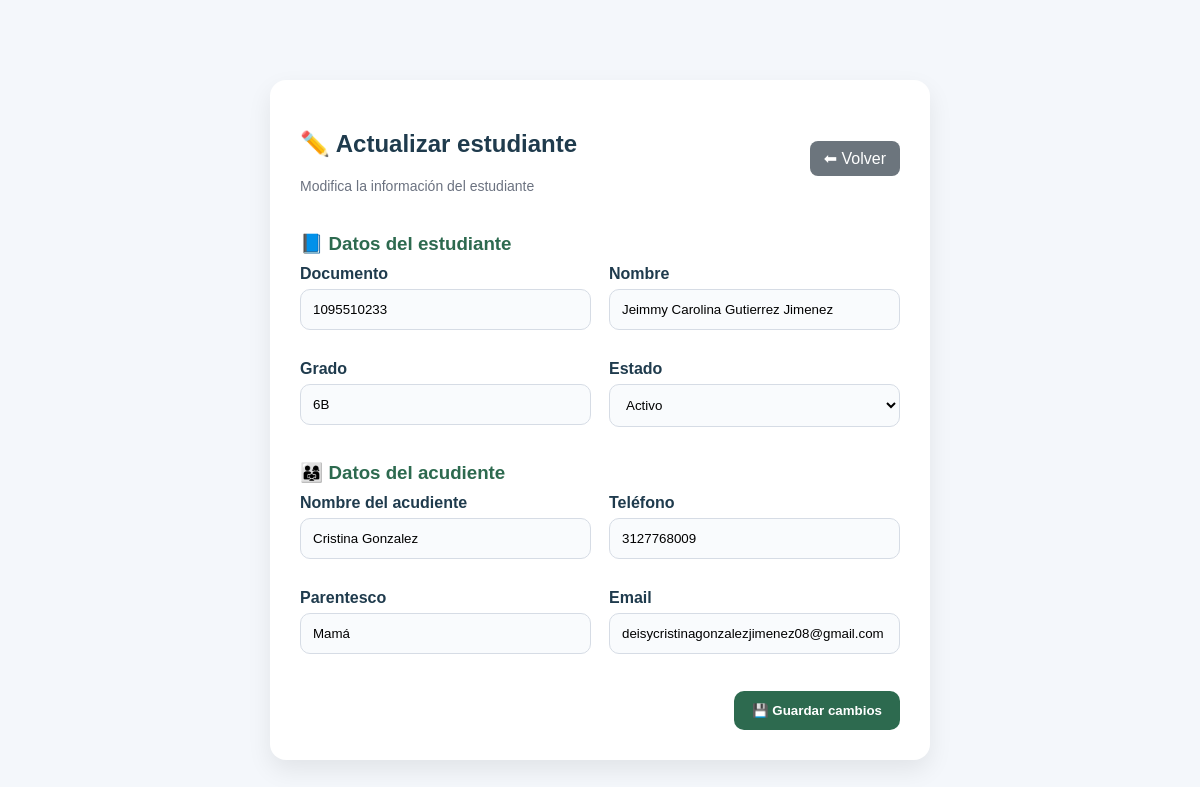
The app's page /coordinador/editar_estudiante/12 (signed in) with its own data.
### tables this page shows
CREATE TABLE estudiante (
    id_estudiante INTEGER PRIMARY KEY AUTOINCREMENT,
    documento TEXT,
    nombre TEXT,
    grado TEXT,
    estado TEXT,
    qr_hash TEXT UNIQUE,
    created_at DATETIME DEFAULT CURRENT_TIMESTAMP
);

CREATE TABLE acudiente (
    id_acudiente INTEGER PRIMARY KEY AUTOINCREMENT,
    nombre TEXT,
    telefono TEXT,
    parentesco TEXT,
    email TEXT,
    estado TEXT,
    created_at DATETIME DEFAULT CURRENT_TIMESTAMP
, id_estudiante INTEGER);

### web_app.py (the view, shortened to what this page needs)
@app.route("/coordinador/editar_estudiante/<int:id_estudiante>", methods=["GET", "POST"])
def editar_estudiante(id_estudiante):
    if "rol" not in session or session["rol"] not in ["Coordinador", "Administrador", "Rectora"]:
        return redirect(url_for("login"))
    conn = get_connection()
    cursor = conn.cursor()
    cursor.execute("""
        SELECT e.id_estudiante, e.documento, e.nombre, e.grado, e.estado, e.qr_hash,
               a.nombre AS nombre_acudiente, a.telefono, a.parentesco, a.email
        FROM estudiante e
        LEFT JOIN acudiente a ON e.id_estudiante = a.id_estudiante
        WHERE e.id_estudiante = ?
    """, (id_estudiante,))
    estudiante = cursor.fetchone()
    conn.close()
    if not estudiante:
        return redirect(url_for("ver_estudiantes_web"))
    return render_template(
        "editar_estudiante.html",
        estudiante=estudiante,
        nombre=session["nombre"]
    )

### config.py (called while the page is built)
def get_connection():
    conn = sqlite3.connect(
        DATABASE,
        timeout=10,                # 🔥 evita bloqueo inmediato
        check_same_thread=False    # 🔥 permite múltiples accesos
    )
    conn.row_factory = sqlite3.Row
    conn.execute("PRAGMA journal_mode=WAL;")
    return conn

### templates/editar_estudiante.html (shortened to what this page needs)
<!DOCTYPE html>
<html lang="es">
<head>
    <link rel="stylesheet" href="{{ url_for('static', filename='css/style.css') }}">
</head>
<body class="dashboard-body">
<div class="main-content">
    <div class="form-container">
        <div class="form-header">
            <div>
                <h2>✏️ Actualizar estudiante</h2>
                <p class="subtitle">Modifica la información del estudiante</p>
            </div>
            <a class="btn-back" href="{{ url_for('ver_estudiantes_web') }}">⬅ Volver</a>
        </div>
        <form method="POST">
            <div class="form-section">
                <h3>📘 Datos del estudiante</h3>
                <div class="form-grid">
                    <div class="input-group">
                        <label>Documento</label>
                        <input type="text" name="documento" value="{{ estudiante[1] }}" required>
                    </div>
                    <div class="input-group">
                        <label>Nombre</label>
                        <input type="text" name="nombre" value="{{ estudiante[2] }}" required>
                    </div>
                    <div class="input-group">
                        <label>Grado</label>
                        <input type="text" name="grado" value="{{ estudiante[3] }}" required>
                    </div>
                    <div class="input-group">
                        <label>Estado</label>
                        <select name="estado" class="select-input" required>
                            <option value="activo" {% if estudiante[4] == 'activo' %}selected{% endif %}>Activo</option>
                        </select>
                    </div>
                </div>
            </div>
            <div class="form-section">
                <h3>👨‍👩‍👧 Datos del acudiente</h3>
                <div class="form-grid">
                    <div class="input-group">
                        <label>Nombre del acudiente</label>
                        <input type="text" name="nombre_acudiente" value="{{ estudiante[6] or '' }}" required>
                    </div>
                    <div class="input-group">
                        <label>Teléfono</label>
                        <input type="text" name="telefono" value="{{ estudiante[7] or '' }}" required>
                    </div>
                    <div class="input-group">
                        <label>Parentesco</label>
                        <input type="text" name="parentesco" value="{{ estudiante[8] or '' }}" required>
                    </div>
                    <div class="input-group">
                        <label>Email</label>
                        <input type="email" name="email" value="{{ estudiante[9] or '' }}" required>
                    </div>
                </div>
            </div>
            <div class="form-footer">
                <button type="submit" class="btn-save">💾 Guardar cambios</button>
            </div>
        </form>
    </div>
</div>
</body>
</html>

### static/css/style.css (style rules this page uses)
body { font-family: Arial, sans-serif; background: #f4f7fb; margin: 0; padding: 0; }
h1, h2 { color: #1f3b4d; }
form input { width: 100%; padding: 12px; margin-bottom: 12px; border: 1px solid #ccc; border-radius: 8px; box-sizing: border-box; }
.main-content { flex: 1; padding: 40px; background: #f4f7fb; }
.subtitle { color: #6b7280; font-size: 14px; margin-top: 4px; }
.btn-back { background: #6b7280; color: white; padding: 10px 14px; border-radius: 8px; text-decoration: none; }
.form-container { background: white; padding: 30px; border-radius: 16px; box-shadow: 0 10px 25px rgba(0,0,0,0.08); }
.form-header { display: flex; justify-content: space-between; align-items: center; margin-bottom: 20px; }
.subtitle { color: #6b7280; font-size: 14px; }
.form-section { margin-bottom: 25px; }
.form-section h3 { margin-bottom: 10px; color: #2d6a4f; }
.form-grid { display: grid; grid-template-columns: repeat(2, 1fr); gap: 15px; }
.form-grid input { padding: 12px; border-radius: 10px; border: 1px solid #e5e7eb; outline: none; }
.form-footer { text-align: right; }
.btn-save { background: #2d6a4f; color: white; padding: 12px 18px; border-radius: 10px; border: none; cursor: pointer; font-weight: bold; }
.form-container { max-width: 600px; margin: 40px auto; background: white; padding: 30px; border-radius: 16px; box-shadow: 0 10px 25px rgba(0,0,0,0.08); }
.form-header { display: flex; justify-content: space-between; align-items: center; margin-bottom: 25px; }
.form-grid { display: grid; gap: 18px; }
.input-group { display: flex; flex-direction: column; }
.input-group label { margin-bottom: 6px; font-weight: bold; color: #1f3b4d; }
.input-group input, .input-group select { padding: 12px; border-radius: 10px; border: 1px solid #d6dce5; background: #f9fbfd; transition: 0.2s; }
.btn-back { background: #6c757d; color: white; padding: 8px 14px; border-radius: 8px; text-decoration: none; }

### records on screen
estudiante: documento "1095510233", nombre "Jeimmy Carolina Gutierrez Jimenez", grado "6B", estado "Activo"
acudiente: nombre_acudiente "Cristina Gonzalez", telefono "3127768009", parentesco "Mamá", email "deisycristinagonzalezjimenez08@gmail.com"
